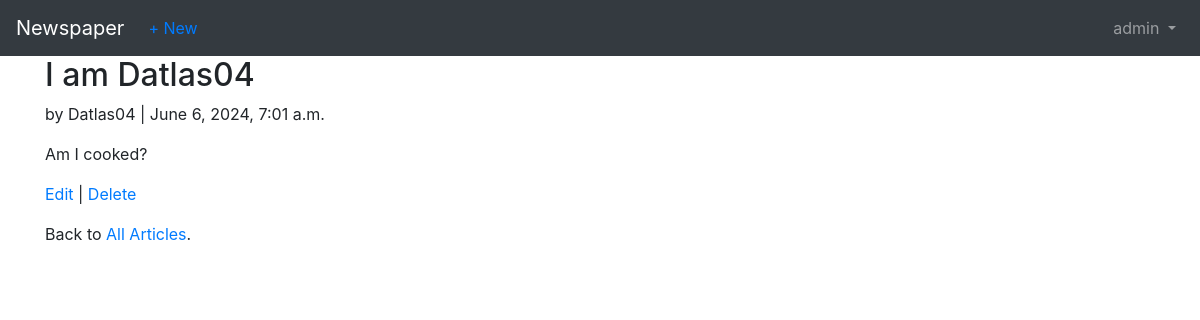
Page /articles/5/ (signed in) on the committed database.
### accounts/models.py (models this page shows)
class CustomUser(AbstractUser):
    age = models.PositiveIntegerField(null=True, blank=True)

### articles/models.py (models this page shows, shortened)
class Article(models.Model):
    title = models.CharField(max_length=255)
    body = models.TextField()
    date = models.DateTimeField(auto_now_add=True)
    author = models.ForeignKey(
        get_user_model(),
        on_delete=models.CASCADE,
    )

### articles/views.py (the view)
class ArticleDetailView(LoginRequiredMixin, DetailView): # new
    model = Article
    template_name = 'article_detail.html'

### templates/article_detail.html
{% extends 'base.html' %}
{% block content %}
    <div class="article-entry">
        <h2>{{ object.title }}</h2>
        <p>by {{ object.author }} | {{ object.date }}</p>
        <p>{{ object.body }}</p>
    </div>
    <p><a href="{% url 'article_edit' article.pk %}">Edit</a> |
    <a href="{% url 'article_delete' article.pk %}">Delete</a></p>
    <p>Back to <a href="{% url 'article_list' %}">All Articles</a>.</p>
{% endblock content %}

### templates/base.html (shortened to what this page needs)
<!DOCTYPE html>
<html lang="en">
<head>
    <link rel="stylesheet" href="https://cdn.jsdelivr.net/npm/bootstrap@4.5.3/dist/css/bootstrap.min.css">
</head>
<body>
    <nav class="navbar navbar-expand-lg navbar-dark bg-dark">
        <a class="navbar-brand" href="{% url 'home' %}">Newspaper</a>
        <ul class="nav col-12 col-lg-auto me-lg-auto mb-2 justify-content-center
            mb-md-0">
            {% if user.is_authenticated %}
            <li><a href="{% url 'article_new' %}" class="nav-link px-2 link-dark">+ New</a></li>
            {%endif%}
        </ul>
        <div class="collapse navbar-collapse" id="navbarSupportedContent">
            {% if user.is_authenticated %}
                <ul class="navbar-nav ml-auto">
                    <li class="nav-item">
                        <a class="nav-link dropdown-toggle" href="#"
                        id="navbarDropdown" role="button" data-toggle="dropdown"
                        aria-haspopup="true" aria-expanded="false">
                        {{ user.username }}
                        </a>
                    </li>
                </ul>
            {% endif %}
        </div>
    </nav>
    <main>
        <div class="container">
            {% block content %}
            {% endblock content %}
        </div>
    </main>
</body>
</html>

### rows in the picture
CustomUser: username "admin"
Article: title "I am Datlas04", author "Datlas04", date "June 6, 2024, 7:01 a.m.", body "Am I cooked?"
